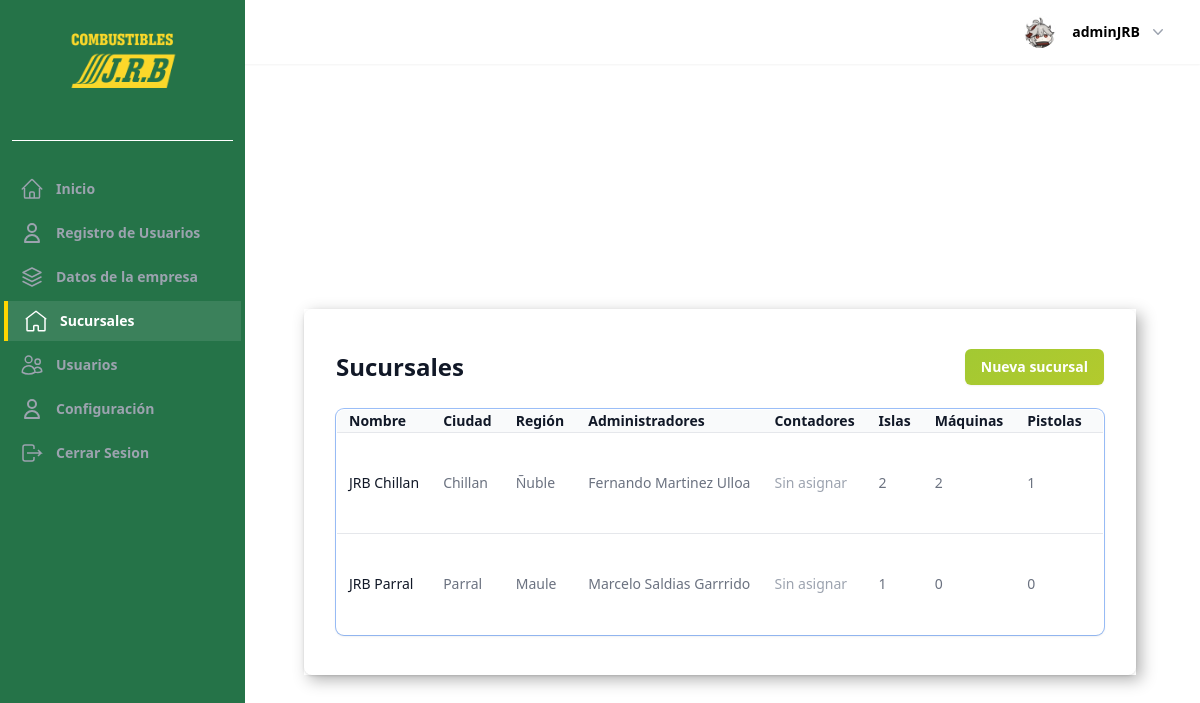
Before: /sucursales/ (signed in) with the older database file.
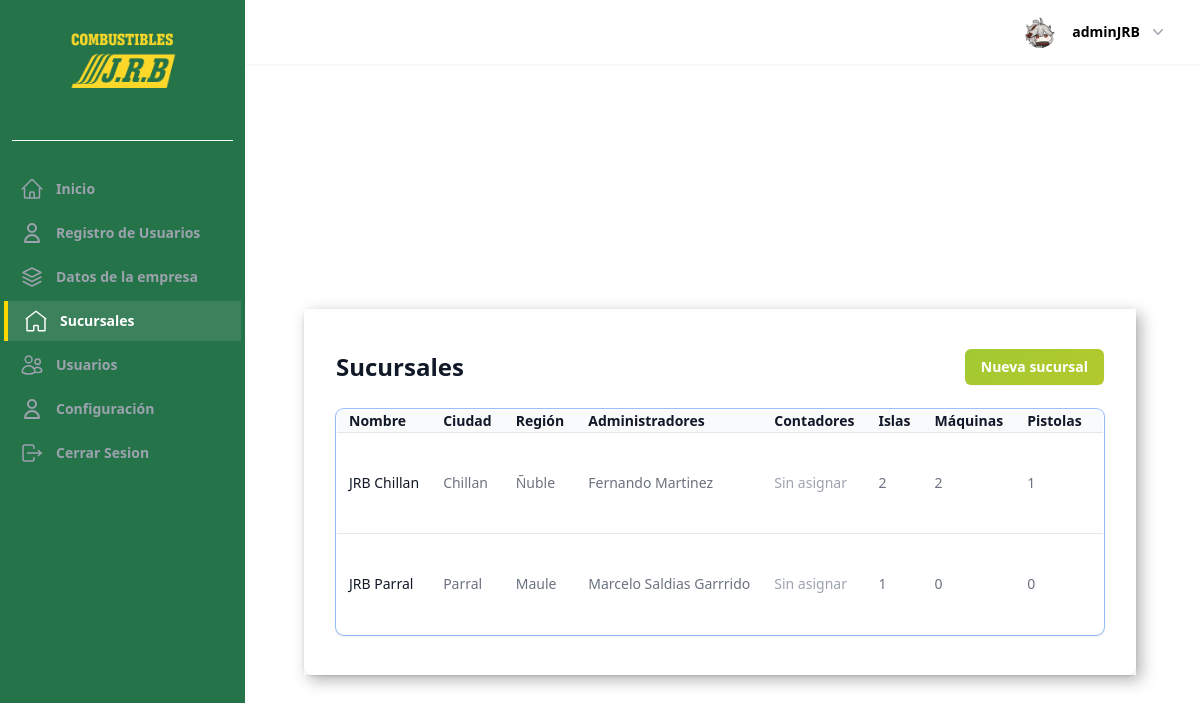
After: the same page with the newer database file.
### UsuarioApp/models.py (models this page shows, shortened)
class Profile(models.Model):
    last_activity = models.DateTimeField(null=True, blank=True)
    image = models.ImageField(upload_to=profile_picture_path, default="profile.webp")
    user_FK = models.OneToOneField(
        User, on_delete=models.CASCADE, related_name="profile",
    )
    position_FK = models.ForeignKey(
        Position, on_delete=models.SET_NULL, null=True, blank=True
    )
    company_rut = models.CharField(
        max_length=12,
        blank=True,
        null=True,
        validators=[
            RegexValidator(
                regex=r"^[0-9.]+-[0-9kK]{1}$",
                message="Ingrese un RUT válido en el formato 12.345.678-9",
            )
        ],
        verbose_name="RUT Empresa",
    )
    phone = models.CharField(max_length=20, blank=True, verbose_name="Teléfono")
    gender = models.CharField(
        max_length=1,
        choices=GENDER_CHOICES,
        null=True,
        blank=True,
        verbose_name="Sexo",
    )
    date_of_birth = models.DateField(
        null=True,
        blank=True,
        verbose_name="Fecha de nacimiento",
    )
    salario = models.DecimalField(
        max_digits=10, decimal_places=2, null=True, blank=True, verbose_name="Salario",
    )
    address = models.CharField(max_length=255, blank=True, verbose_name="Dirección")
    date_of_hire = models.DateField(null=True, blank=True, verbose_name="Fecha de contratación")
    is_partime = models.BooleanField(
        default=False,
        choices=[(True, "Tiempo completo"), (False, "Medio tiempo")],
        verbose_name="Tipo de jornada",
    )
    examen_medico = models.FileField(
        upload_to="documentos/examenes/",
        null=True,
        blank=True,
        verbose_name="Examen médico",
    )
    contrato = models.FileField(
        upload_to="documentos/contratos/",
        null=True,
        blank=True,
        verbose_name="Contrato",
    )
    current_branch = models.ForeignKey(
        Sucursal,
        on_delete=models.SET_NULL,
        null=True,
        blank=True,
        related_name="current_profiles",
        verbose_name="Sucursal actual",
    )
    def save(self, *args, **kwargs):
        update_last_activity = kwargs.pop("update_last_activity", False)
        if update_last_activity:
            self.last_activity = timezone.now()
            kwargs["update_fields"] = ["last_activity"]
        if self.pk:
            handle_old_image(Profile, self.pk, self.image)
        super(Profile, self).save(*args, **kwargs)
        if self.image and os.path.exists(self.image.path):
            resize_image(self.image.path, 300)
            crop_image(self.image.path, 300)
    def has_role(self, roles=None):
        if not self.position_FK:
            return False
        code = self.position_FK.permission_code
        if roles is None:
            return code != RESTRICTED_PERMISSION_CODE
        if isinstance(roles, str):
            roles = [roles]
        return code in roles
    def update_last_activity(self):
        self.save(update_last_activity=True)
    def _has_permission(self, code: str) -> bool:
        return bool(self.position_FK and self.position_FK.permission_code == code)
    def is_owner(self) -> bool:
        return self._has_permission("OWNER")
    def is_admin(self) -> bool:
        return self._has_permission("ADMINISTRATOR")
    class Meta:
        verbose_name = "Perfil"
        verbose_name_plural = "Perfiles"
        ordering = ["-id"]

### sucursalApp/models.py (models this page shows, shortened)
class Sucursal(models.Model):
    company = models.ForeignKey(
        "homeApp.Company",
        on_delete=models.CASCADE,
        related_name="branches",
        verbose_name="Empresa",
    )
    name = models.CharField("Nombre", max_length=255)
    address = models.CharField("Dirección", max_length=255)
    city = models.CharField("Ciudad", max_length=100)
    region = models.CharField("Región", max_length=100)
    phone = models.CharField("Teléfono", max_length=30, blank=True)
    email = models.EmailField("Correo electrónico", blank=True)
    islands = models.PositiveIntegerField("Islas", default=0)
    created_at = models.DateTimeField("Fecha de creación", auto_now_add=True)
    updated_at = models.DateTimeField("Fecha de actualización", auto_now=True)
    class Meta:
        verbose_name = "Sucursal"
        verbose_name_plural = "Sucursales"
        ordering = ("name",)
    @property
    def machines_count(self) -> int:
        islands = SucursalStaff._get_related_items(self, "branch_islands")
        return sum(
            SucursalStaff._count_items(
                SucursalStaff._get_related_items(island, "machines")
            )
            for island in islands
        )
    @property
    def nozzles_count(self) -> int:
        return sum(
            machine.nozzles.count()
            for island in self.branch_islands.all()
            for machine in island.machines.all()
        )
    def get_staff_for_role(self, role: str | Iterable[str]):
        if isinstance(role, str):
            roles: Sequence[str | None] = (role,)
        else:
            roles = tuple(role)
        assignments = [
            assignment
            for assignment in self.staff.all()
            if assignment.role in roles
        ]
        return [assignment.profile for assignment in assignments]
    @property
    def administrators(self):
        return self.get_staff_for_role("ADMINISTRATOR")
    @property
    def accountants(self):
        return self.get_staff_for_role("ACCOUNTANT")

class Island(models.Model):
    sucursal = models.ForeignKey(
        Sucursal,
        on_delete=models.CASCADE,
        related_name="branch_islands",
        verbose_name="Sucursal",
    )
    number = models.PositiveIntegerField("Número")
    description = models.CharField("Descripción", max_length=255, blank=True)
    created_at = models.DateTimeField("Fecha de creación", auto_now_add=True)
    updated_at = models.DateTimeField("Fecha de actualización", auto_now=True)
    class Meta:
        verbose_name = "Isla"
        verbose_name_plural = "Islas"
        ordering = ("number",)
        unique_together = ("sucursal", "number")

class Machine(models.Model):
    island = models.ForeignKey(
        Island,
        on_delete=models.CASCADE,
        related_name="machines",
        verbose_name="Isla",
    )
    number = models.PositiveIntegerField("Número")
    numeral = models.DecimalField("Numeral", max_digits=12, decimal_places=2, default=0)
    fuel_inventory = models.ForeignKey(
        "FuelInventory",
        on_delete=models.PROTECT,
        related_name="machines",
        verbose_name="Estanque",
        blank=True,
        null=True,
    )
    fuel_type = models.CharField(
        "Tipo de combustible",
        max_length=50,
        blank=True,
    )
    description = models.CharField("Descripción", max_length=255, blank=True)
    created_at = models.DateTimeField("Fecha de creación", auto_now_add=True)
    updated_at = models.DateTimeField("Fecha de actualización", auto_now=True)
    class Meta:
        verbose_name = "Máquina"
        verbose_name_plural = "Máquinas"
        ordering = ("number",)
        unique_together = ("island", "number")

### sucursalApp/views.py (the view, shortened to what this page needs)
# urls.py: path("", views.SucursalListView.as_view(), name="sucursal_list"),
class SucursalListView(OwnerCompanyMixin, FormMixin, ListView):
    model = Sucursal
    template_name = "pages/sucursales/sucursal_list.html"
    context_object_name = "sucursales"
    form_class = SucursalForm
    success_url = reverse_lazy("sucursal_list")
    allowed_roles = ["OWNER", "ADMINISTRATOR"]
    def dispatch(self, request, *args, **kwargs):
        profile = getattr(request.user, "profile", None)
        return super().dispatch(request, *args, **kwargs)
    def get_queryset(self) -> QuerySet[Sucursal]:
        branch_ids = self.get_managed_branch_ids()
        if not branch_ids:
            return Sucursal.objects.none()
        return (
            Sucursal.objects.filter(pk__in=branch_ids)
            .select_related("company")
            .prefetch_related(
                Prefetch(
                    "branch_islands",
                    queryset=Island.objects.prefetch_related(
                        Prefetch(
                            "machines",
                            queryset=Machine.objects.prefetch_related("nozzles"),
                        )
                    ),
                ),
                Prefetch(
                    "fuel_inventories",
                    queryset=FuelInventory.objects.order_by("code"),
                ),
                Prefetch(
                    "products",
                    queryset=BranchProduct.objects.order_by("product_type", "arrival_date"),
                ),
                Prefetch(
                    "staff",
                    queryset=SucursalStaff.objects.select_related(
                        "profile__user_FK", "profile__position_FK"
                    ),
                ),
                Prefetch(
                    "shifts",
                    queryset=Shift.objects.select_related(
                        "manager__user_FK", "manager__position_FK"
                    ),
                ),
            )
        )

### templates/pages/sucursales/sucursal_list.html (shortened to what this page needs)
{% extends "components/Layout/base_pages.html" %}
{% block content_pages %}
  <div class="flex items-center justify-between mb-6">
    <h1 class="text-2xl font-semibold text-gray-900">Sucursales</h1>
    {% if request.user.profile.is_owner %}
      <a
        href="{% url 'sucursal_create' %}"
        class="inline-flex items-center rounded-md bg-gradient-to-br px-4 py-2 text-sm font-semibold text-white shadow-sm hover:bg-blue-500 focus-visible:outline focus-visible:outline-2 focus-visible:outline-offset-2 focus-visible:outline-blue-600"
      >
        Nueva sucursal
      </a>
    {% endif %}
  </div>
  {% if sucursales %}
    <div class="overflow-hidden rounded-lg shadow ring-1 ring-black ring-opacity-5">
      <table class="min-w-full divide-y divide-gray-300">
        <thead class="bg-gray-50">
          <tr>
            <th scope="col" class="px-3 py-3.5 text-left text-sm font-semibold text-gray-900">Nombre</th>
            <th scope="col" class="px-3 py-3.5 text-left text-sm font-semibold text-gray-900">Ciudad</th>
            <th scope="col" class="px-3 py-3.5 text-left text-sm font-semibold text-gray-900">Región</th>
            <th scope="col" class="px-3 py-3.5 text-left text-sm font-semibold text-gray-900">Administradores</th>
            <th scope="col" class="px-3 py-3.5 text-left text-sm font-semibold text-gray-900">Contadores</th>
            <th scope="col" class="px-3 py-3.5 text-left text-sm font-semibold text-gray-900">Islas</th>
            <th scope="col" class="px-3 py-3.5 text-left text-sm font-semibold text-gray-900">Máquinas</th>
            <th scope="col" class="px-3 py-3.5 text-left text-sm font-semibold text-gray-900">Pistolas</th>
            <th scope="col" class="relative py-3.5 pl-3 pr-4 sm:pr-6"><span class="sr-only">Editar</span></th>
          </tr>
        </thead>
        <tbody class="divide-y divide-gray-200 bg-white">
          {% for sucursal in sucursales %}
            <tr>
              <td class="whitespace-nowrap px-3 py-4 text-sm text-gray-900 font-medium">{{ sucursal.name }}</td>
              <td class="whitespace-nowrap px-3 py-4 text-sm text-gray-500">{{ sucursal.city }}</td>
              <td class="whitespace-nowrap px-3 py-4 text-sm text-gray-500">{{ sucursal.region }}</td>
              <td class="whitespace-nowrap px-3 py-4 text-sm text-gray-500">
                {% if sucursal.administrators %}
                  <ul class="space-y-1">
                    {% for profile in sucursal.administrators %}
                      {% with full_name=profile.user_FK.get_full_name %}
                        <li>{{ full_name|default:profile.user_FK.username }}</li>
                      {% endwith %}
                    {% endfor %}
                  </ul>
                {% else %}
                  <span class="text-gray-400">Sin asignar</span>
                {% endif %}
              </td>
              <td class="whitespace-nowrap px-3 py-4 text-sm text-gray-500">
                {% if sucursal.accountants %}
                  <ul class="space-y-1">
                    {% for profile in sucursal.accountants %}
                      {% with full_name=profile.user_FK.get_full_name %}
                        <li>{{ full_name|default:profile.user_FK.username }}</li>
                      {% endwith %}
                    {% endfor %}
                  </ul>
                {% else %}
                  <span class="text-gray-400">Sin asignar</span>
                {% endif %}
              </td>
              <td class="whitespace-nowrap px-3 py-4 text-sm text-gray-500">{{ sucursal.branch_islands.count }}</td>
              <td class="whitespace-nowrap px-3 py-4 text-sm text-gray-500">{{ sucursal.machines_count }}</td>
              <td class="whitespace-nowrap px-3 py-4 text-sm text-gray-500">{{ sucursal.nozzles_count }}</td>
              <td class="whitespace-nowrap py-4 pl-3 pr-4 text-right text-sm font-medium sm:pr-6">
                <div class="flex flex-col items-center gap-2">
                  <form
                    action="{% url 'sucursal_delete' sucursal.pk %}"
                    method="post"
                    class="inline"
                    onsubmit="return confirm('¿Estás seguro de eliminar la sucursal {{ sucursal.name }}? Esta acción no se puede deshacer.');"
                  >
                    <button type="submit" class="text-red-600 hover:text-red-800">Eliminar</button>
                  </form>
                </div>
              </td>
            </tr>
          {% endfor %}
        </tbody>
      </table>
    </div>
  {% else %}
    <p class="text-sm text-gray-500">Aún no has creado sucursales.</p>
  {% endif %}
{% endblock content_pages %}

### templates/components/header/components/profile.html (shortened to what this page needs)
{% load static %}
<div class="relative" x-data="{ openUser: false }">
  <button type="button" class="-m-1.5 flex items-center p-1.5" id="user-menu-button" aria-expanded="false" aria-haspopup="true" @click="openUser = !openUser">
    <img class="h-8 w-8 rounded-full bg-gray-50" src="{{ request.user.profile.image.url }}" alt="perfil">
    <span class="hidden lg:flex lg:items-center">
      <span class="ml-4 text-sm font-semibold leading-6 text-black" aria-hidden="true">{{ request.user }}</span>
      <svg class="ml-2 h-5 w-5 text-gray-400" viewBox="0 0 20 20" fill="currentColor" aria-hidden="true">
        <path fill-rule="evenodd" d="M5.23 7.21a.75.75 0 011.06.02L10 11.168l3.71-3.938a.75.75 0 111.08 1.04l-4.25 4.5a.75.75 0 01-1.08 0l-4.25-4.5a.75.75 0 01.02-1.06z" clip-rule="evenodd" />
      </svg>
    </span>
  </button>
</div>

Changed rows visible on the page:
changed Profile: user_FK.get_full_name "Fernando Martinez Ulloa" → "Fernando Martinez"
